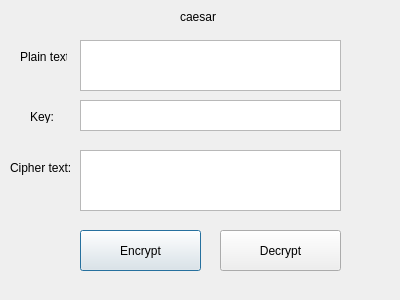
<?xml version="1.0" encoding="UTF-8"?>
<ui version="4.0">
 <class>Dialog</class>
 <widget class="QDialog" name="Dialog">
  <property name="geometry">
   <rect>
    <x>0</x>
    <y>0</y>
    <width>400</width>
    <height>300</height>
   </rect>
  </property>
  <property name="windowTitle">
   <string>Dialog</string>
  </property>
  <widget class="QLabel" name="label">
   <property name="geometry">
    <rect>
     <x>180</x>
     <y>10</y>
     <width>47</width>
     <height>13</height>
    </rect>
   </property>
   <property name="text">
    <string>caesar</string>
   </property>
  </widget>
  <widget class="QLabel" name="label_2">
   <property name="geometry">
    <rect>
     <x>20</x>
     <y>50</y>
     <width>47</width>
     <height>13</height>
    </rect>
   </property>
   <property name="text">
    <string>Plain text:</string>
   </property>
  </widget>
  <widget class="QLabel" name="label_3">
   <property name="geometry">
    <rect>
     <x>30</x>
     <y>110</y>
     <width>47</width>
     <height>13</height>
    </rect>
   </property>
   <property name="text">
    <string>Key:</string>
   </property>
  </widget>
  <widget class="QLabel" name="label_4">
   <property name="geometry">
    <rect>
     <x>10</x>
     <y>160</y>
     <width>71</width>
     <height>16</height>
    </rect>
   </property>
   <property name="text">
    <string>Cipher text:</string>
   </property>
  </widget>
  <widget class="QPlainTextEdit" name="txt_plaintext">
   <property name="geometry">
    <rect>
     <x>80</x>
     <y>40</y>
     <width>261</width>
     <height>51</height>
    </rect>
   </property>
  </widget>
  <widget class="QPlainTextEdit" name="txt_key">
   <property name="geometry">
    <rect>
     <x>80</x>
     <y>100</y>
     <width>261</width>
     <height>31</height>
    </rect>
   </property>
  </widget>
  <widget class="QPlainTextEdit" name="txt_ciphertext">
   <property name="geometry">
    <rect>
     <x>80</x>
     <y>150</y>
     <width>261</width>
     <height>61</height>
    </rect>
   </property>
  </widget>
  <widget class="QPushButton" name="btn_encrypt">
   <property name="geometry">
    <rect>
     <x>80</x>
     <y>230</y>
     <width>121</width>
     <height>41</height>
    </rect>
   </property>
   <property name="text">
    <string>Encrypt</string>
   </property>
  </widget>
  <widget class="QPushButton" name="btn_decrypt">
   <property name="geometry">
    <rect>
     <x>220</x>
     <y>230</y>
     <width>121</width>
     <height>41</height>
    </rect>
   </property>
   <property name="text">
    <string>Decrypt</string>
   </property>
  </widget>
 </widget>
 <resources/>
 <connections/>
</ui>
